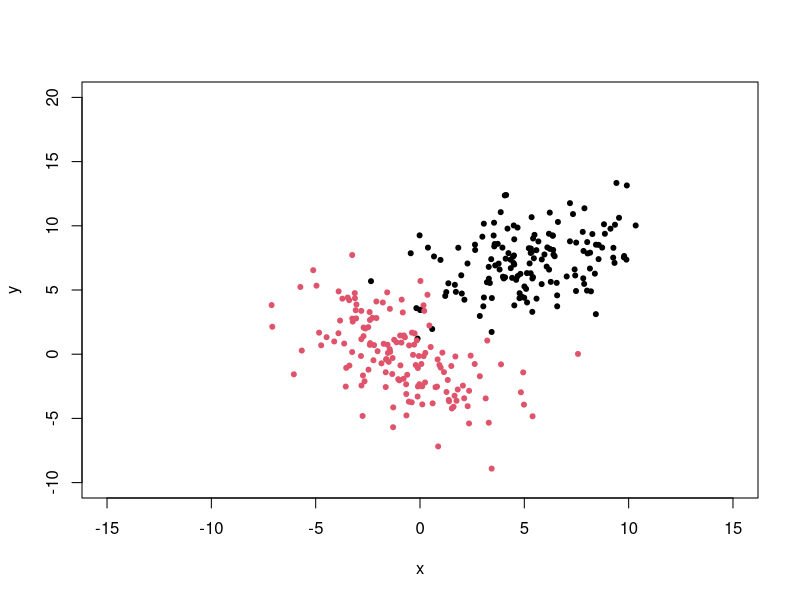
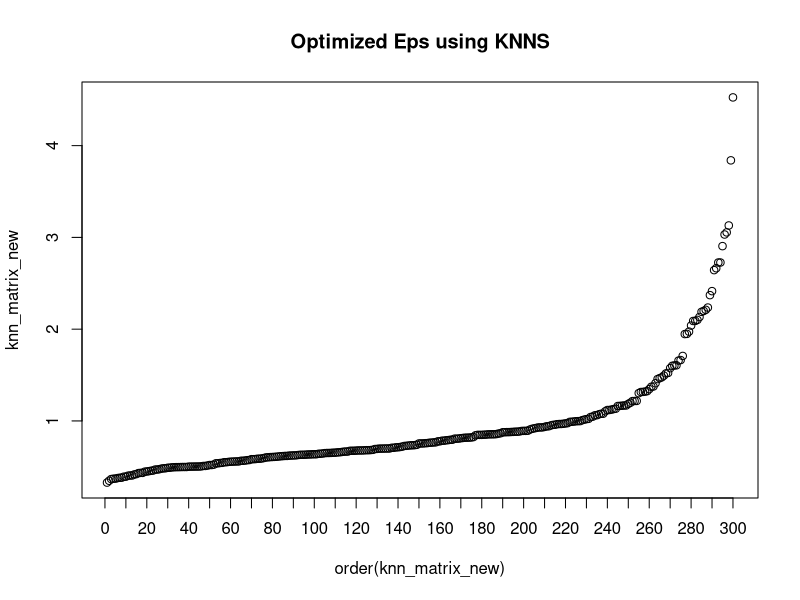

These charts were generated, in order, by the following R code: (Note: this script raises an error after producing the figures.)
#####################################################
#### Simulated Dataset 3: Gaussian Distributions ####
#####################################################

library(mvtnorm)
library(dbscan)
library(kernlab)
library(matrixStats)

set.seed(120)
# Simulating two overlapping clusters from two Gaussian distributions.
meanVec1 <- c(5,7)
sigmaMatrix1 <- matrix(c(7, 2.5, 2.5, 5), nrow=2)
gaussianSimulation1 <- rmvnorm(150, mean = meanVec1, sigma = sigmaMatrix1)

meanVec2 <- c(-1,0)
sigmaMatrix2 <- matrix(c(6.5, -4.5, -4.5, 8), nrow=2)
gaussianSimulation2 <- rmvnorm(150, mean = meanVec2, sigma = sigmaMatrix2) 

combinedData <- as.data.frame(rbind(gaussianSimulation1, gaussianSimulation2))
combinedData[,3] <- c(rep(1,150), rep(2,150))
colnames(combinedData) <- c('x', 'y', 'cluster')

# Plot of simulated data
plot(combinedData[,1:2], col = combinedData[,3],  xlim = c(-15, 15), ylim = c(-10,20), pch = 20)

# Finding optimal eps value for dbscan
knn_matrix <- kNN(combinedData[,1:2],4)
knn_matrix_new <- sort(knn_matrix$dist[,4])
plot(order(knn_matrix_new),knn_matrix_new, main="Optimized Eps using KNNS", xaxt = 'n')
axis(1, at = seq(0, 300, by = 10))

# The optimal eps is approximately 1.3
knn_matrix_new[260]


# We are calculating the run time of each algorithm on overlapping gaussian clusters.
start_time_spec <- Sys.time()
spec_sim2 <- specc(as.matrix(combinedData)[,1:2], centers = 2)
end_time_spec <- Sys.time()

start_time_kmeans <- Sys.time()
kmean_sim2 <- kmeans(combinedData[,1:2], centers = 2, nstart = 50)
end_time_kmeans <- Sys.time()

start_time_dbscan <- Sys.time()
dbscan_sim2 <- dbscan::dbscan(combinedData[,1:2], eps = 1.3, minPts = 4)
end_time_dbscan <- Sys.time()

sim2_timed_matrix <- matrix(0,1,3)
sim2_timed_matrix[1,1] <- round(end_time_spec - start_time_spec, digits = 4)
sim2_timed_matrix[1,2] <- round(end_time_kmeans - start_time_kmeans, digits = 4)
sim2_timed_matrix[1,3] <- round(end_time_dbscan - start_time_dbscan, digits = 4)
colnames(sim2_timed_matrix) <- c("spectral", 'kmeans', 'dbscan')

# We can repeat the simulation 20 times to find the means and standard deviations
# of the three indices.

ARI_matrix <- matrix(0,20,3)
JAC_matrix <- matrix(0,20,3)
FM_matrix <- matrix(0,20,3)

colnames(ARI_matrix) <- c("spectral", "kmeans", "dbscan")
colnames(JAC_matrix) <- c("spectral", "kmeans", "dbscan")
colnames(FM_matrix) <- c("spectral", "kmeans", "dbscan")

set.seed(120)
for(i in 1:20)
{
  meanVec1 <- c(5,7)
  sigmaMatrix1 <- matrix(c(7, 2.5, 2.5, 5), nrow=2)
  gaussianSimulation1 <- rmvnorm(150, mean = meanVec1, sigma = sigmaMatrix1)
  
  meanVec2 <- c(-1,0)
  sigmaMatrix2 <- matrix(c(6.5, -4.5, -4.5, 8), nrow=2)
  gaussianSimulation2 <- rmvnorm(150, mean = meanVec2, sigma = sigmaMatrix2) 
  
  combinedData <- as.data.frame(rbind(gaussianSimulation1, gaussianSimulation2))
  combinedData[,3] <- c(rep(1,150), rep(2,150))
  colnames(combinedData) <- c('x', 'y', 'cluster')
  
  spec_sim2 <- specc(as.matrix(combinedData)[,1:2], centers = 2)
  kmean_sim2 <- kmeans(combinedData[,1:2], centers = 2, nstart = 50)
  dbscan_sim2 <- dbscan::dbscan(combinedData[,1:2], eps = 1.3, minPts = 4)
  
  ARI_matrix[i,1] <- ARI(combinedData$cluster, spec_sim2)
  ARI_matrix[i,2] <- ARI(combinedData$cluster, kmean_sim2$cluster)
  ARI_matrix[i,3] <- ARI(combinedData$cluster, dbscan_sim2$cluster)
  
  JAC_matrix[i,1] <- extCriteria(as.integer(combinedData$cluster), as.integer(spec_sim2), "Jaccard")$jaccard
  JAC_matrix[i,2] <- extCriteria(as.integer(combinedData$cluster), kmean_sim2$cluster, "Jaccard")$jaccard
  JAC_matrix[i,3] <- extCriteria(as.integer(combinedData$cluster), dbscan_sim2$cluster, "Jaccard")$jaccard
  
  FM_matrix[i,1] <- extCriteria(as.integer(combinedData$cluster), as.integer(spec_sim2), "Folkes")$folkes_mallows
  FM_matrix[i,2] <- extCriteria(as.integer(combinedData$cluster), kmean_sim2$cluster, "Folkes")$folkes_mallows
  FM_matrix[i,3] <- extCriteria(as.integer(combinedData$cluster), dbscan_sim2$cluster, "Folkes")$folkes_mallows
  
  print(i)
}

gaussian_results <- round(rbind(colMeans(ARI_matrix), colSds(ARI_matrix),
                                   colMeans(JAC_matrix),colSds(JAC_matrix),
                                   colMeans(FM_matrix),colSds(FM_matrix)), 4)
rownames(gaussian_results) <- c('ARI Mean', 'ARI Std Dev', 
                                   'JAC Mean', 'JAC Std Dev', 
                                   'FM Mean', 'FM Std Dev')


# This is the final table with the mean and std deviations of each index for all 
# three clustering algorithms.
gaussian_results
